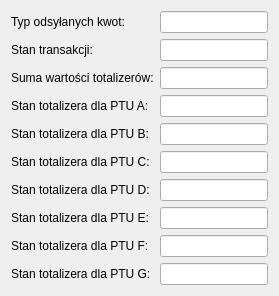
           <widget class="QWidget" name="tab_24">
            <attribute name="title">
             <string>Wynik</string>
            </attribute>
            <layout class="QFormLayout" name="formLayout_55">
             <item row="0" column="0">
              <widget class="QLabel" name="label_335">
               <property name="text">
                <string>Typ odsyłanych kwot:</string>
               </property>
              </widget>
             </item>
             <item row="1" column="0">
              <widget class="QLabel" name="label_336">
               <property name="text">
                <string>Stan transakcji:</string>
               </property>
              </widget>
             </item>
             <item row="2" column="0">
              <widget class="QLabel" name="label_337">
               <property name="text">
                <string>Suma wartości totalizerów:</string>
               </property>
              </widget>
             </item>
             <item row="3" column="0">
              <widget class="QLabel" name="label_340">
               <property name="text">
                <string>Stan totalizera dla PTU A:</string>
               </property>
              </widget>
             </item>
             <item row="4" column="0">
              <widget class="QLabel" name="label_342">
               <property name="text">
                <string>Stan totalizera dla PTU B:</string>
               </property>
              </widget>
             </item>
             <item row="5" column="0">
              <widget class="QLabel" name="label_341">
               <property name="text">
                <string>Stan totalizera dla PTU C:</string>
               </property>
              </widget>
             </item>
             <item row="6" column="0">
              <widget class="QLabel" name="label_343">
               <property name="text">
                <string>Stan totalizera dla PTU D:</string>
               </property>
              </widget>
             </item>
             <item row="7" column="0">
              <widget class="QLabel" name="label_339">
               <property name="text">
                <string>Stan totalizera dla PTU E:</string>
               </property>
              </widget>
             </item>
             <item row="8" column="0">
              <widget class="QLabel" name="label_344">
               <property name="text">
                <string>Stan totalizera dla PTU F:</string>
               </property>
              </widget>
             </item>
             <item row="9" column="0">
              <widget class="QLabel" name="label_338">
               <property name="text">
                <string>Stan totalizera dla PTU G:</string>
               </property>
              </widget>
             </item>
             <item row="0" column="1">
              <widget class="QLineEdit" name="cashRegisterInfo6Type">
               <property name="readOnly">
                <bool>true</bool>
               </property>
              </widget>
             </item>
             <item row="1" column="1">
              <widget class="QLineEdit" name="cashRegisterInfo6Transaction">
               <property name="readOnly">
                <bool>true</bool>
               </property>
              </widget>
             </item>
             <item row="2" column="1">
              <widget class="QLineEdit" name="cashRegisterInfo6Total">
               <property name="readOnly">
                <bool>true</bool>
               </property>
              </widget>
             </item>
             <item row="3" column="1">
              <widget class="QLineEdit" name="cashRegisterInfo6TotA">
               <property name="readOnly">
                <bool>true</bool>
               </property>
              </widget>
             </item>
             <item row="4" column="1">
              <widget class="QLineEdit" name="cashRegisterInfo6TotB">
               <property name="readOnly">
                <bool>true</bool>
               </property>
              </widget>
             </item>
             <item row="5" column="1">
              <widget class="QLineEdit" name="cashRegisterInfo6TotC">
               <property name="readOnly">
                <bool>true</bool>
               </property>
              </widget>
             </item>
             <item row="6" column="1">
              <widget class="QLineEdit" name="cashRegisterInfo6TotD">
               <property name="readOnly">
                <bool>true</bool>
               </property>
              </widget>
             </item>
             <item row="7" column="1">
              <widget class="QLineEdit" name="cashRegisterInfo6TotE">
               <property name="readOnly">
                <bool>true</bool>
               </property>
              </widget>
             </item>
             <item row="8" column="1">
              <widget class="QLineEdit" name="cashRegisterInfo6TotF">
               <property name="readOnly">
                <bool>true</bool>
               </property>
              </widget>
             </item>
             <item row="9" column="1">
              <widget class="QLineEdit" name="cashRegisterInfo6TotG">
               <property name="readOnly">
                <bool>true</bool>
               </property>
              </widget>
             </item>
            </layout>
           </widget>
